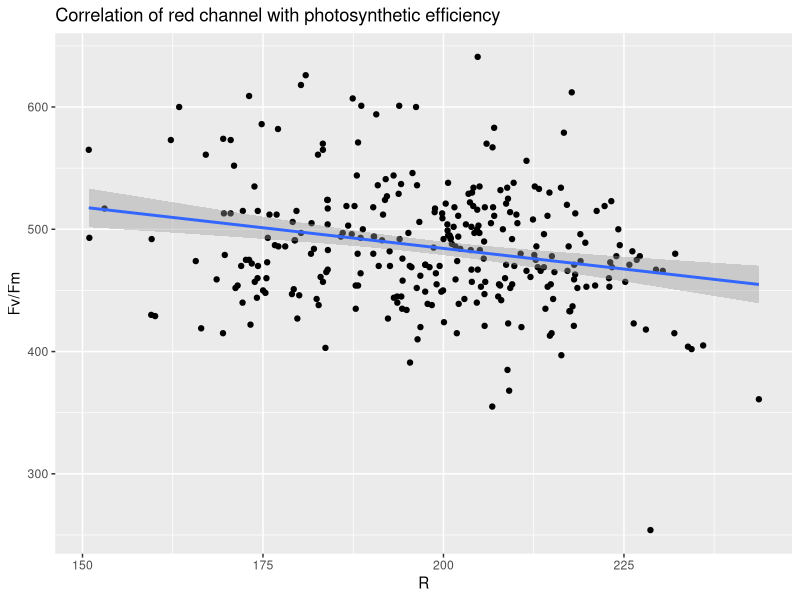
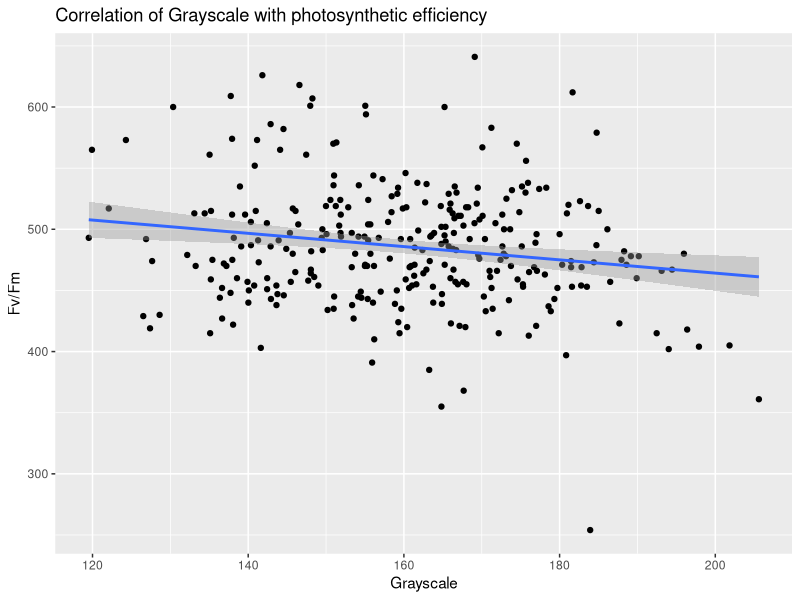
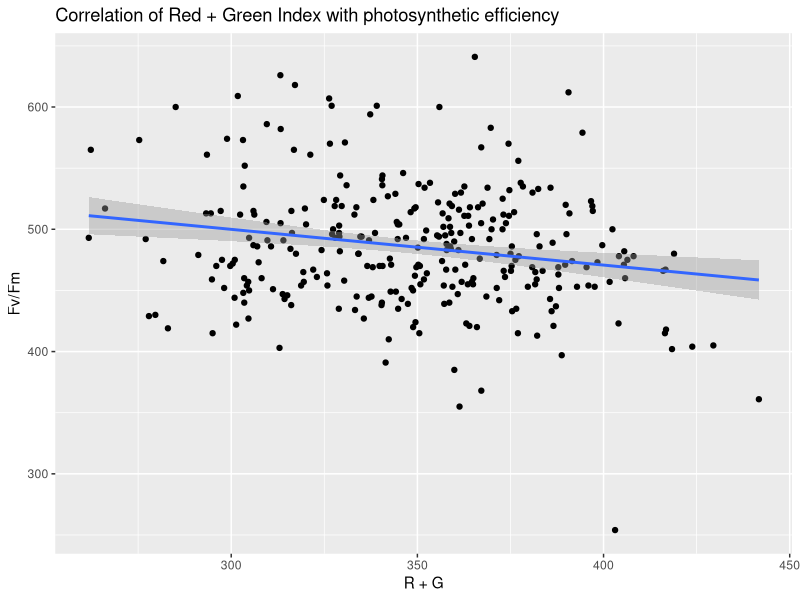
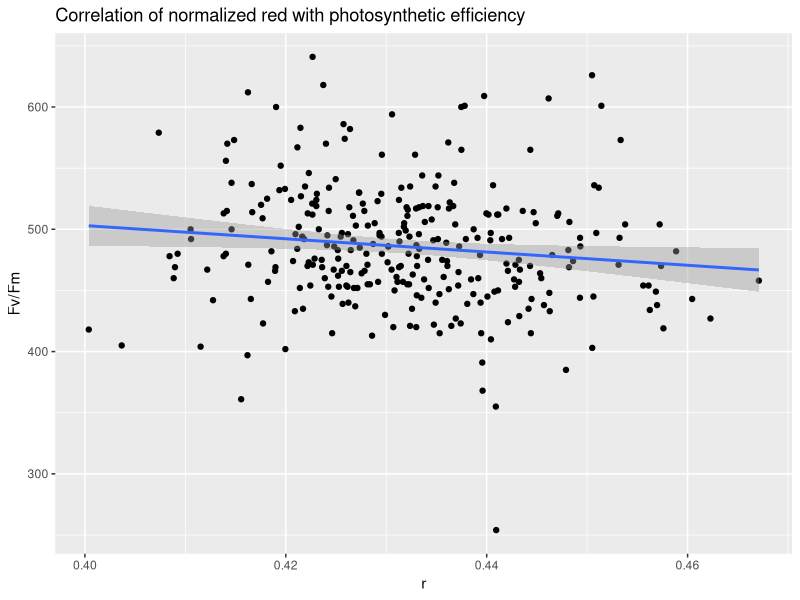
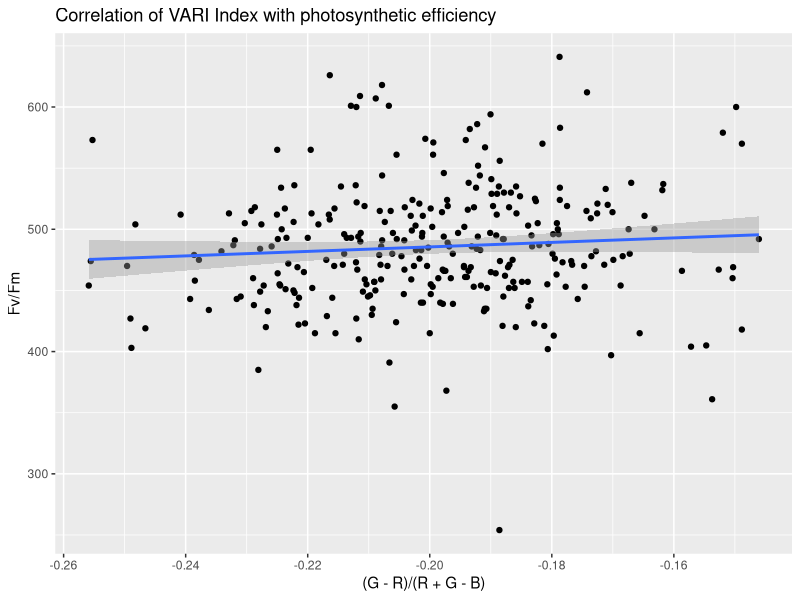
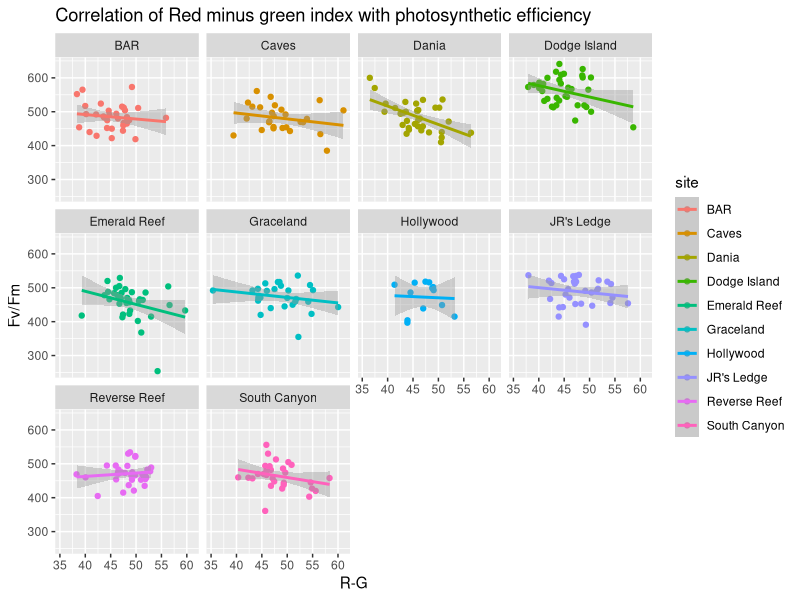
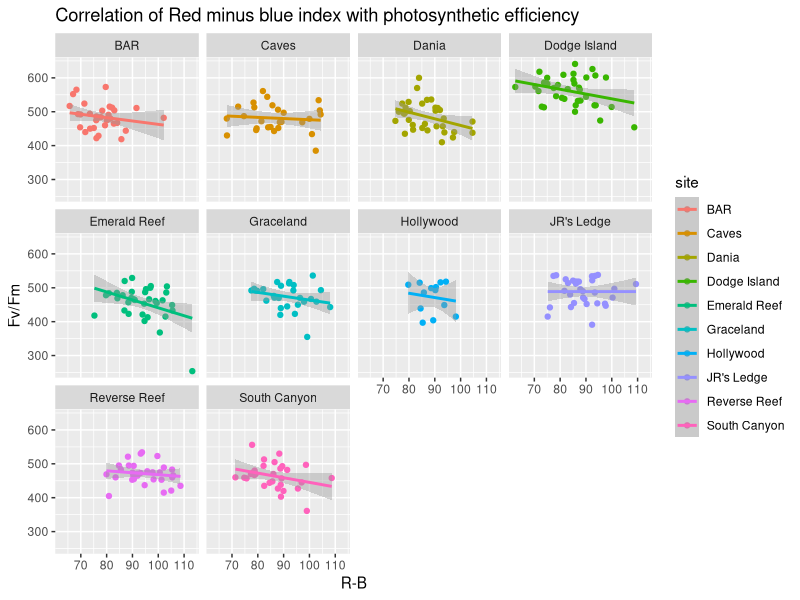
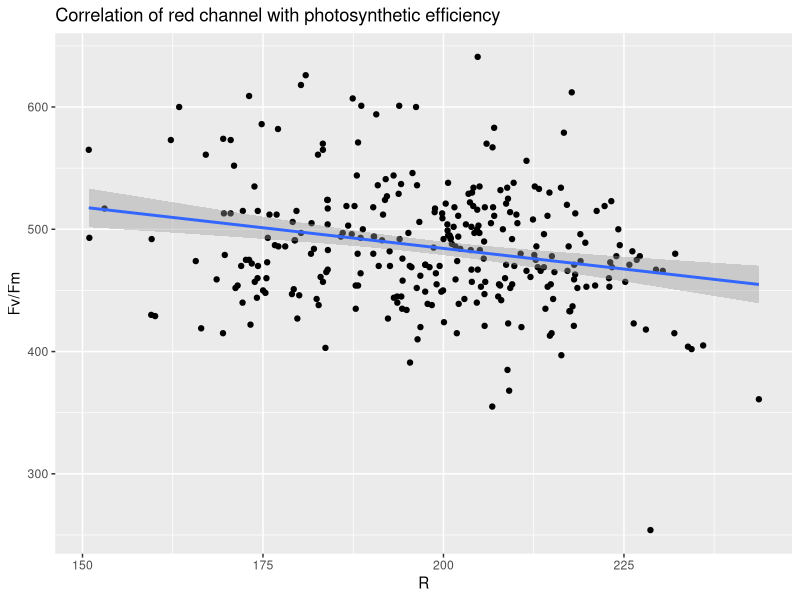

The R script that drew these images, in order:
# EPA/SEAGRANT Coral Spectral Project
# Analysis of coral RGB indices and photosynthetic data
# Hannah-Marie Lamle and Kellen Dean
# 6/29/26



# -------------------- Prepare data  --------------------------
## -------------- Load packages and data ----------------------

library(tidyverse)
library(ggplot2)
library(readxl)
library(purrr)
library(broom)

# load joined PAM and RGB dataframe (we did this by hand due to having 
# multiple frags and because of the naming difference between the 
# fragment_ID column in the two dataframes):

CHROMA <- read_excel("CHROMA.xlsx")

## ---------------- Calculate indices -----------------------

# based on the results of Ferrera et al 2026, they found that
# the best performing indices for coral to predict symbiont 
# density and chlorophyll was the red index, grayscale and 
# red green sum. We're going to use all the indices, but 
# may filter down to the best performing and see if this is 
# consistent with what they reported on for 1. different corals and 
# 2. for a different coral health metric 

# This code is copied and modified from the GitHub repo for the paper 
# Red, green, blue color indices as proxy for Symbiodiniaceae cell 
# density and chlorophyll content during coral bleaching" 
# https://github.com/ErikFerrara/Coral_Color_Index/blob/main/Scripts/Extract_RGB_values/RGB-values_from_jpg.R



CHROMA <- CHROMA %>% 
  mutate(across(c(2:4), as.factor)) %>%    # changed the columns for our df
  mutate(across(c(5:10), as.numeric)) %>%  # added this for the RGB data that came in as characters 
  dplyr::mutate(
    Grayscale = round(0.299 * R + 0.587 * G + 0.114 * B, 2),
    r = R / (R + G + B),
    g = G / (R + G + B),
    b = B / (R + G + B),
    `R+G` = R + G,
    `R+B` = R + B,
    `R-G` = R - G,
    `R-B` = R - B,
    `R/G` = ifelse(G > 0, R / G, NA_real_),
    `G/R` = ifelse(R > 0, G / R, NA_real_),
    `(R-G)/(R+G)` = (R - G) / (R + G),
    `(R-B)/(R+B)` = (R - B) / (R + B),
    `(G-R)/(G+R)` = (G - R) / (G + R),
    `(G-B)/(G+B)` = (G - B) / (G + B),
    `R/(G+B)` = ifelse((G + B) > 0, R / (G + B), NA_real_),
    `(G-R)/(R+G-B)` = (G-R)/(R+G-B)
  )

# transform the data to long format: 

CHROMA_long <- CHROMA %>%
  ungroup() %>% 
  pivot_longer(cols = -c(fragment_id, tank, treatment, site, 'F', M, 'F:', Y, R_SD, G_SD, B_SD),
               names_to = "Index", values_to = "Index_values") %>% 
  mutate(Index = factor(Index, levels = c("R", 
                                          "G", 
                                          "B", 
                                          "r", 
                                          "g", 
                                          "b", 
                                          "Grayscale", 
                                          "R+G", 
                                          "R+B",  
                                          "R-G", 
                                          "R-B", 
                                          "R/G",  
                                          "G/R", 
                                          "(R-G)/(R+G)", 
                                          "(R-B)/(R+B)", 
                                          "(G-R)/(G+R)", 
                                          "(G-B)/(G+B)", 
                                          "R/(G+B)",
                                          "(G-R)/(R+G-B)"
  ) ))

str(CHROMA_long)


# ------------------- Run Correlations: ------------------------------
## ------------------- Linear Model stats: ---------------------------

regressions <- CHROMA_long %>%
  group_by(Index) %>%
  nest() %>%
  mutate(
    model = map(data, ~ lm(Y ~ Index_values, data = .x)),
    coefficients = map(model, tidy),
    model_stats = map(model, glance)
  )


slopes <- regressions %>%
  select(Index, coefficients) %>%
  unnest(coefficients) %>%
  filter(term == "Index_values")


r2 <- regressions %>%
  select(Index, model_stats) %>%
  unnest(model_stats) %>%
  select(Index, r.squared, adj.r.squared)

results <- left_join(slopes, r2, by = "Index") %>%
  arrange(desc(adj.r.squared))


##  Plotting: 

red_channel <- ggplot(CHROMA, aes(R, Y)) +
  geom_point() +
  geom_smooth(method = lm) +
  labs(title = "Correlation of red channel with photosynthetic efficiency",
       y = "Fv/Fm")
red_channel
ggsave("figs/redchannel_PAM.png", red_channel, width = 6, height = 5, units = "in")

grayscale <- ggplot(CHROMA, aes(Grayscale, Y)) +
  geom_point() +
  geom_smooth(method = lm) +
  labs(title = "Correlation of Grayscale with photosynthetic efficiency",
       y = "Fv/Fm")
grayscale
ggsave("figs/grayscale_PAM.png", grayscale, width = 6, height = 5, units = "in")

red_green <- ggplot(CHROMA, aes(R+G, Y)) +
  geom_point() +
  geom_smooth(method = lm) +
  labs(title = "Correlation of Red + Green Index with photosynthetic efficiency",
       y = "Fv/Fm")
red_green
ggsave("figs/redgreen_PAM.png", red_green, width = 6, height = 5, units = "in")

red_norm <- ggplot(CHROMA, aes(r, Y)) +
  geom_point() +
  geom_smooth(method = lm) +
  labs(title = "Correlation of normalized red with photosynthetic efficiency",
       y = "Fv/Fm")
red_norm

VARI <- ggplot(CHROMA, aes((G-R)/(R+G-B), Y)) +
  geom_point() +
  geom_smooth(method = lm) +
  labs(title = "Correlation of VARI Index with photosynthetic efficiency",
       y = "Fv/Fm")
VARI
ggsave("figs/VARI_PAM.png", VARI, width = 6, height = 5, units = "in")

red_minus_green <- ggplot(CHROMA, aes(`R-G`, Y, colour = site)) +
  geom_point() +
  geom_smooth(method = lm) +
  labs(title = "Correlation of Red minus green index with photosynthetic efficiency",
       y = "Fv/Fm") +
  facet_wrap(~site)
red_minus_green
ggsave("figs/VARI_PAM.png", VARI, width = 6, height = 5, units = "in")

red_minus_blue <- ggplot(CHROMA, aes(`R-B`, Y, colour = site)) +
  geom_point() +
  geom_smooth(method = lm) +
  labs(title = "Correlation of Red minus blue index with photosynthetic efficiency",
       y = "Fv/Fm") +
  facet_wrap(~site)
red_minus_blue


CHROMA %>%
  count(site)

## ------------------------ Site-wise comparisons: ---------------------
